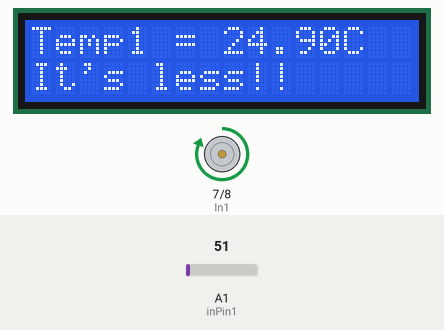
This sketch was run on a simulated Arduino Uno, built with avr-gcc and run on an emulated ATmega328P. On the bench: 16×2 character LCD, motor-driver pin pairs drawn as motors (green arrow = first pin HIGH = forward, orange = second pin HIGH = backward, longer = more drive, scaled by the enable pin). The inputs (shaded band) are chosen by the test bench; at power-on: A1 (inPin1) = 51. What the sketch prints to the serial monitor is not drawn.

Above: at 1.2 s.
1.3 s: A1 (inPin1) set to 65
At 3.2 s:
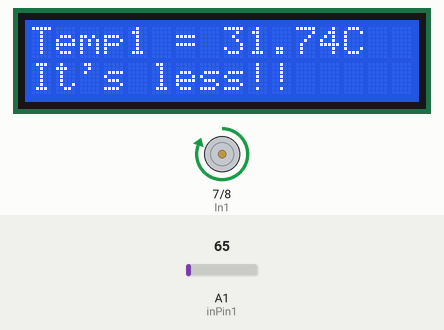
3.5 s: A1 (inPin1) set to 76
At 5.3 s:
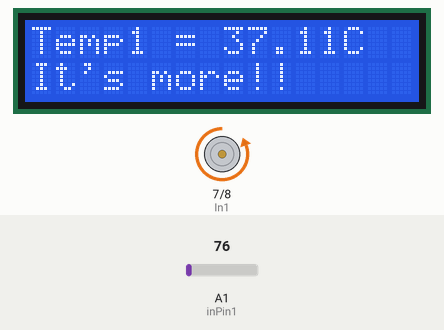
5.6 s: A1 (inPin1) set to 71
At 6.5 s:
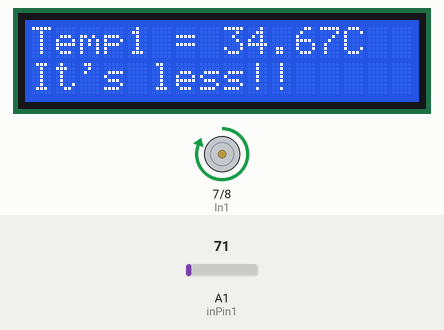
Timing chart, 0 to 8.6 s (numbered marks = the images above; inputs shaded):
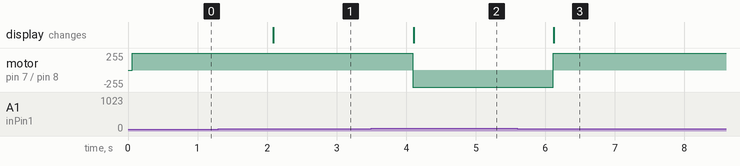

Measured:
- the behaviour switches between 71 and 72 on A1 (inPin1) (found by bisection; images 1 and 2)
- after the input at 1.3 s, the display: changes after 0.79 s (image 1)
- after the input at 3.5 s, motor on pin 7 (In1) / pin 8 (In2): forward 255/255 → backward 255/255 after 0.60 s; the display: changes after 0.61 s (image 2)
- after the input at 5.6 s, motor on pin 7 (In1) / pin 8 (In2): backward 255/255 → forward 255/255 after 0.52 s; the display: changes after 0.52 s (image 3)

The sketch:

full_code.ino
```cpp
#include <LiquidCrystal.h>

LiquidCrystal lcd(12, 11, 5, 4, 3, 2); //Digital pins to which you connect the LCD
const int inPin1 = A1; // A0 is where you connect the sensor
const int inPin2 = 2;
//const int lm35_pin = A1;
int In1 = 7;
int In2 = 8;
int ENA = 6;
int speed = 255;
float setTemp = 35;
void setup()
{
  lcd.begin(16,2);
    pinMode(In1, OUTPUT);
  pinMode(In2, OUTPUT);
  pinMode(ENA, OUTPUT);
  digitalWrite(In1 , LOW);
  digitalWrite(In2 , HIGH);
  analogWrite(ENA, speed);
  Serial.begin(9600);
}
void loop()
{
  int value = analogRead(inPin1); // read the value from the sensor
  //int val = analogRead(inPin2);

  lcd.setCursor(0,1);
  float millivolts = (value / 1024.0) * 5000;
  float celsius = millivolts / 10;
  float temp_val = celsius;
  lcd.setCursor(0,1);
    if(temp_val > setTemp){
      digitalWrite(In1 , LOW);
      digitalWrite(In2 , HIGH);
      lcd.setCursor(0,1);
      lcd.print("It's more!!");
  }
  if(temp_val < setTemp){
      digitalWrite(In1 , HIGH);
      digitalWrite(In2 , LOW);
      lcd.setCursor(0,1);
      lcd.print("It's less!!");
  }
  //float millivolts2 = (val / 1024.0) * 5000;
  //float celsius2 = millivolts2 / 10;
   Serial.print("Temperature = ");
  Serial.print(temp_val);
  Serial.print(" Degree Celsius\n");
  lcd.clear();
  lcd.setCursor(0,0);
  lcd.print("Temp1 = ");
  lcd.print(celsius);
  lcd.print("C");
  lcd.setCursor(0,1);
  //lcd.print("Temp2 = ");
  //lcd.print(celsius2);
  //lcd.print("C");
  if(temp_val > setTemp){
    lcd.print("It's more!!");
  }
  else{
     lcd.print("It's less!!");
  }
  //lcd.print("F");
  delay(1000);
}
```
